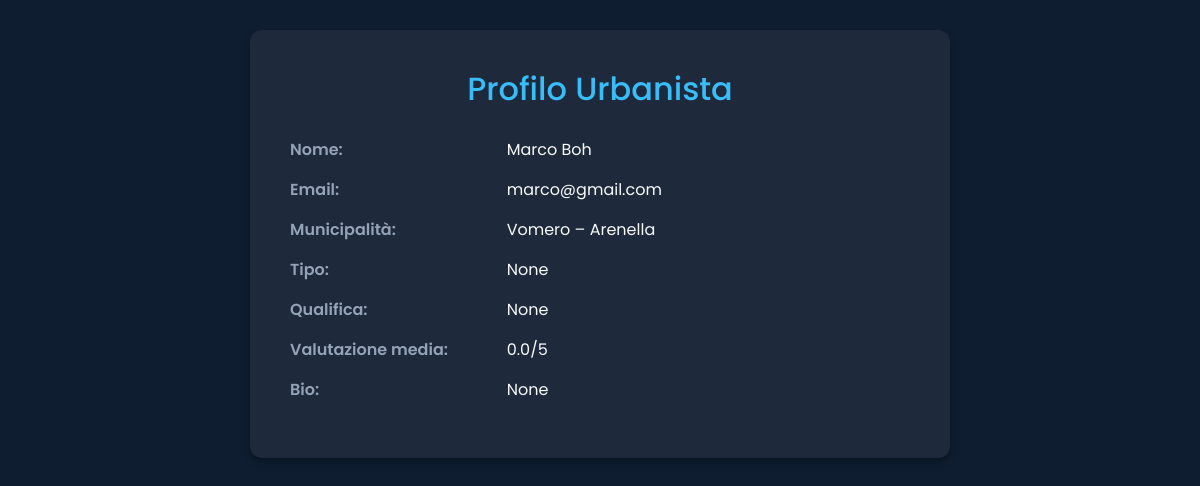
Page /profilo_urbanista_pubblico/marco@gmail.com (signed in) on the committed database.
### SmartCity/models.py (models this page shows)
class Cittadino(models.Model):
    class Ruolo(models.TextChoices):
        URBANISTA = 'Urbanista'
        Tecnico_Comunale = 'Tecnico_Comunale'
    OCCUPAZIONI = [
        ('studente', 'Studente'),
        ('impiegato', 'Impiegato'),
        ('libero_professionista', 'Libero Professionista'),
        ('disoccupato', 'Disoccupato'),
        ('pensionato', 'Pensionato'),
        ('casalinga', 'Casalinga/o'),
        ('altro', 'Altro')
    ]
    Livelli = [
        ('junior', 'Junior'),
        ('senior', 'Senior'),
        ('esperto', 'Esperto'),
    ]
    QUALIFICHE_URBANISTA = [
        ("laurea_triennale_urbanistica", "Laurea triennale in Urbanistica"),
        ("laurea_magistrale_pianificazione", "Laurea magistrale in Pianificazione Territoriale"),
        ("master_urbanistica", "Master in Urbanistica e Pianificazione Urbana"),
        ("dottorato_scienze_urbanistiche", "Dottorato in Scienze Urbanistiche"),
        ("abilitazione_professionale", "Abilitazione professionale all’esercizio della professione di Urbanista"),
        ("certificazione_gis", "Certificazione in GIS (Geographic Information Systems)"),
        ("corso_rigenerazione", "Corso di specializzazione in Rigenerazione Urbana"),
        ("esperto_sostenibilita", "Esperto in Sostenibilità e Pianificazione Ambientale"),
        ("esperto_mobilita", "Esperto in Mobilità Urbana e Trasporti"),
        ("certificazione_pmp", "Certificazione in Project Management (es. PMP)"),
        ("esperto_politiche_abitative", "Esperto in Politiche Abitative e Sociali"),
        ("esperto_normativa", "Esperto in Normativa Urbanistica e Edilizia"),
    ]
    SPECIALIZZAZIONI_TECNICO = [
        ("manutenzione", "Manutenzione Infrastrutturale"),
        ("energia", "Gestione Energetica"),
        ("ambiente", "Gestione Rifiuti e Ambiente"),
        ("qualita", "Controllo Qualità di Aria e Acqua"),
        ("smart_city", "Sistemi Smart City"),
        ("edilizia_pubblica", "Tecnico per l’Edilizia Pubblica"),
        ("informatica", "Tecnologie Informatiche"),
        ("videosorveglianza", "Sicurezza e Videosorveglianza"),
        ("mobilita", "Mobilità e Trasporti"),
        ("emergenze", "Tecnico per l’Emergenza e Protezione Civile"),
    ]
    nome = models.CharField(max_length=70)
    cognome = models.CharField(max_length=70)
    email = models.EmailField(max_length=150, primary_key=True)
    password = models.CharField(max_length=128)
    codice_postale = models.ForeignKey(Municipalita, on_delete=models.CASCADE)
    occupazione = models.CharField(max_length=70, choices=OCCUPAZIONI, default=OCCUPAZIONI[0], null=True)
    data_nascita = models.DateField()
    data_registrazione = models.DateTimeField(auto_now_add=True)
    notifiche_email = models.BooleanField(default=False, null=True)
    punteggio_attivita = models.IntegerField(default=0)
    ruolo = models.CharField(max_length=30, choices=Ruolo.choices, default="Cittadino")
    specializzazione = models.CharField(max_length=155, choices=SPECIALIZZAZIONI_TECNICO, null=True)
    numero_matricola = models.CharField(max_length=16, null=True)
    email_ufficio = models.EmailField(null=True)
    telefono_ufficio = models.CharField(max_length=15, null=True)
    tipo = models.CharField(max_length=100, choices=Livelli, null=True)
    qualifica = models.CharField(max_length=120, choices=QUALIFICHE_URBANISTA, null=True)
    bio = models.TextField(null=True)
    valutazione_media = models.FloatField(default=0, null=True)

class Municipalita(models.Model):
    nome = models.CharField(max_length=50)
    codice_postale = models.CharField(max_length=5, primary_key=True)

### SmartCity/views.py (the view)
# urls.py: path('profilo_urbanista_pubblico/<str:email>', profilo_urbanista_pubblico, name="profilo_urbanista_pubblico"),
def profilo_urbanista_pubblico(request, email):
    email_sessione = request.session.get('cittadino_email')
    urbanista_selezionato = get_object_or_404(Cittadino, email=email)
    cittadino = Cittadino.objects.get(email=email_sessione)
    ruolo = cittadino.occupazione
    context = {
        'urbanista': urbanista_selezionato,
        'ruolo': ruolo
    }
    return render(request, 'profilo_urbanista_pubblico.html', context)

### templates/profilo_urbanista_pubblico.html (shortened to what this page needs)
<!DOCTYPE html>
<html lang="it">
{% load static %}
<head>
    <link rel="stylesheet" href="https://cdn.jsdelivr.net/npm/bootstrap@4.6.2/dist/css/bootstrap.min.css">
</head>
<body>
<div class="profile-card">
    <h2>Profilo Urbanista</h2>
    <div class="row mb-3">
        <div class="col-sm-4 label">Nome:</div>
        <div class="col-sm-8 value">{{ urbanista.nome }} {{ urbanista.cognome }}</div>
    </div>
    <div class="row mb-3">
        <div class="col-sm-4 label">Email:</div>
        <div class="col-sm-8 value">{{ urbanista.email }}</div>
    </div>
    <div class="row mb-3">
        <div class="col-sm-4 label">Municipalità:</div>
        <div class="col-sm-8 value">{{ urbanista.codice_postale.nome }}</div>
    </div>
    <div class="row mb-3">
        <div class="col-sm-4 label">Tipo:</div>
        <div class="col-sm-8 value">{{ urbanista.tipo }}</div>
    </div>
    <div class="row mb-3">
        <div class="col-sm-4 label">Qualifica:</div>
        <div class="col-sm-8 value">{{ urbanista.qualifica }}</div>
    </div>
    <div class="row mb-3">
        <div class="col-sm-4 label">Valutazione media:</div>
        <div class="col-sm-8 value">{{ urbanista.valutazione_media }}/5</div>
    </div>
     <div class="row mb-3">
        <div class="col-sm-4 label">Bio:</div>
        <div class="col-sm-8 value">{{ urbanista.bio }}</div>
    </div>
</div>
</body>
</html>

### templates/profilo_urbanista_pubblico.html (style rules this page uses)
body { background-color: #0e1d30; font-family: 'Poppins', sans-serif; color: #F8FAFC; padding: 30px; }
.profile-card { background-color: #1E293B; border-radius: 12px; padding: 40px; max-width: 700px; margin: 0 auto; box-shadow: 0 4px 6px rgba(0, 0, 0, 0.3); position: relative; }
h2 { color: #38BDF8; margin-bottom: 30px; text-align: center; }
.label { font-weight: 600; color: #94a3b8; }
.value { font-weight: 400; color: #F8FAFC; }

### rows in the picture
Cittadino: nome "Marco", cognome "Boh", email "marco@gmail.com", codice_postale.nome "Vomero – Arenella", tipo "None", qualifica "None", valutazione_media "0.0", bio "None"
